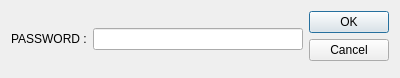
<?xml version="1.0" encoding="UTF-8"?>
<ui version="4.0">
 <class>Dialog</class>
 <widget class="QDialog" name="Dialog">
  <property name="windowModality">
   <enum>Qt::WindowModal</enum>
  </property>
  <property name="geometry">
   <rect>
    <x>0</x>
    <y>0</y>
    <width>400</width>
    <height>78</height>
   </rect>
  </property>
  <property name="sizePolicy">
   <sizepolicy hsizetype="Fixed" vsizetype="Fixed">
    <horstretch>0</horstretch>
    <verstretch>0</verstretch>
   </sizepolicy>
  </property>
  <property name="minimumSize">
   <size>
    <width>400</width>
    <height>78</height>
   </size>
  </property>
  <property name="maximumSize">
   <size>
    <width>400</width>
    <height>78</height>
   </size>
  </property>
  <property name="windowTitle">
   <string>Dialog</string>
  </property>
  <layout class="QHBoxLayout" name="horizontalLayout_2">
   <item>
    <layout class="QHBoxLayout" name="horizontalLayout">
     <item>
      <widget class="QLabel" name="label">
       <property name="text">
        <string>PASSWORD :</string>
       </property>
      </widget>
     </item>
     <item>
      <widget class="QLineEdit" name="lineEdit">
       <property name="inputMethodHints">
        <set>Qt::ImhHiddenText</set>
       </property>
       <property name="echoMode">
        <enum>QLineEdit::Password</enum>
       </property>
      </widget>
     </item>
    </layout>
   </item>
   <item>
    <widget class="QDialogButtonBox" name="buttonBox">
     <property name="orientation">
      <enum>Qt::Vertical</enum>
     </property>
     <property name="standardButtons">
      <set>QDialogButtonBox::Cancel|QDialogButtonBox::Ok</set>
     </property>
    </widget>
   </item>
  </layout>
 </widget>
 <resources/>
 <connections>
  <connection>
   <sender>buttonBox</sender>
   <signal>accepted()</signal>
   <receiver>Dialog</receiver>
   <slot>accept()</slot>
   <hints>
    <hint type="sourcelabel">
     <x>248</x>
     <y>254</y>
    </hint>
    <hint type="destinationlabel">
     <x>157</x>
     <y>274</y>
    </hint>
   </hints>
  </connection>
  <connection>
   <sender>buttonBox</sender>
   <signal>rejected()</signal>
   <receiver>Dialog</receiver>
   <slot>reject()</slot>
   <hints>
    <hint type="sourcelabel">
     <x>316</x>
     <y>260</y>
    </hint>
    <hint type="destinationlabel">
     <x>286</x>
     <y>274</y>
    </hint>
   </hints>
  </connection>
 </connections>
</ui>
